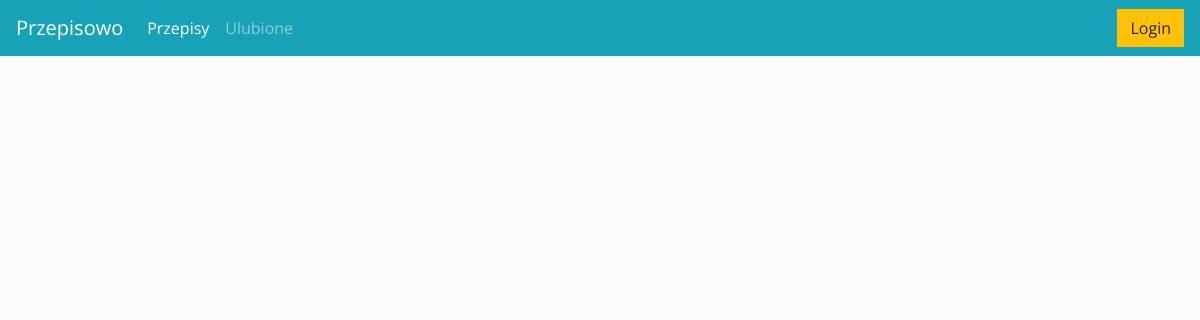
Before: / with the older database file.
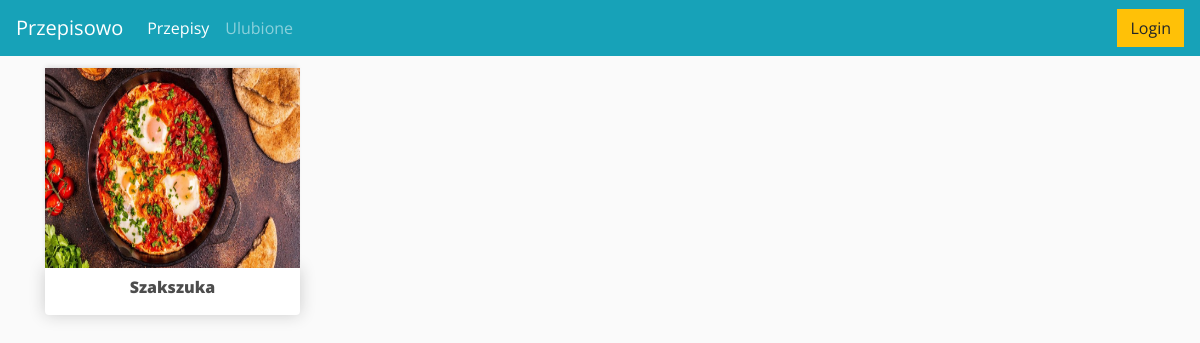
After: the same page with the newer database file.
### przepisowo_site/models.py (models this page shows, shortened)
class Recipe(models.Model):
    STATUS_CHOICES = (
        ('draft', 'Draft'),
        ('published', 'Published'),
    )
    name = models.CharField(max_length=200, null=True)
    slug = models.SlugField(max_length=200,
                            unique_for_date='publish',
                            null=True,
                            )
    author = models.ForeignKey(User,
                               on_delete=models.CASCADE,
                               related_name='recipes',
                               null=True)
    description = models.TextField(null=True)
    publish = models.DateTimeField(default = timezone.now)
    created = models.DateTimeField(auto_now_add=True, null=True)
    updated = models.DateTimeField(auto_now=True, null=True)
    status = models.CharField(max_length=10,
    	choices=STATUS_CHOICES,
    	default='draft')
    image = models.ImageField(null=True, blank=True)

### przepisowo_site/views.py (the view)
# urls.py: path('', RecipesListView.as_view(), name='recipes'),
class RecipesListView(ListView):
    model = Recipe
    paginate_by = 20
    template_name = 'recipes_list.html'

### przepisowo_site/templates/recipes_list.html
{% extends 'base.html' %}
{% load static %}
{% block content%}
	<main>
		<section>
			<div class="row my-5">
				{% for recipe in object_list %}
				<div class="col-sm-6 col-lg-3">
					<a href="{% url 'recipe' recipe.pk %}">
					<img class="thumbnail" src="
					{% if recipe.image %}
					{{recipe.image.url}}
					{% else %}
					{% static 'images/placeholder.png' %}
					{% endif %}
					">
					<div class="box-element product">
						<h6 class="recipe-title"><strong>{{recipe.name}}</strong></h6 class="recipe-title">
					</div>
					</a>
				</div>
				{% endfor %}
			</div>
		</section>
	</main>
{% endblock content %}

### przepisowo_site/templates/base.html (shortened to what this page needs)
<!DOCTYPE html>
{% load static %}
<html lang="en">
<head>
	<link rel="stylesheet" href="https://stackpath.bootstrapcdn.com/bootstrap/4.5.0/css/bootstrap.min.css">
	<link rel="stylesheet" type="text/css" href="{% static 'css/main.css' %}">
</head>
<body>
	<nav class="navbar fixed-top navbar-expand-lg navbar-dark  bg-info">
	  <a class="navbar-brand" href="{% url 'recipes' %}">Przepisowo</a>
	  <div class="collapse navbar-collapse" id="navbarSupportedContent">
	    <ul class="navbar-nav mr-auto">
	      <li class="nav-item active">
	        <a class="nav-link" href="{% url 'recipes' %}">Przepisy</a>
	      </li>
	      <li class="nav-item">
	        <a class="nav-link" href="#">Ulubione</a>
	      </li>
	    </ul>
	    <div class="form-inline my-2 my-lg-0">
			<a href="#" class="btn btn-warning">Login</a>
	    </div>
	  </div>
	</nav>
	<div class="container">
	{% block content %}
	{% endblock content %}
	</div>
</body>
</html>

### static/css/main.css (style rules this page uses)
body { background-color: hsl(0, 0%, 98%); font-family: 'Open Sans', sans-serif; }
h1,h2,h3,h4,h5,h6 { color:hsl(0, 0%, 30%); }
.box-element { box-shadow:hsl(0, 0%, 80%) 0 0 16px; background-color: #fff; border-radius: 4px; padding: 10px; }
.thumbnail { width: 100%; height: 200px; -webkit-box-shadow: -1px -3px 5px -2px rgba(214,214,214,1); -moz-box-shadow: -1px -3px 5px -2px rgba(214,214,214,1); box-shadow: -1px -3px 5px -2px rgba(214,214,214,1); }
.product { border-radius: 0 0 4px 4px; }
.recipe-title { font-weight: bolder; text-align: center; }
.col-lg-3, .col-lg-4, .col-lg-6, .col-lg-8, .col-lg-12 { margin-top: 20px; }
.btn { border-radius: 0; }

Changed rows visible on the page:
added Recipe: image (picture), name "Szakszuka"
